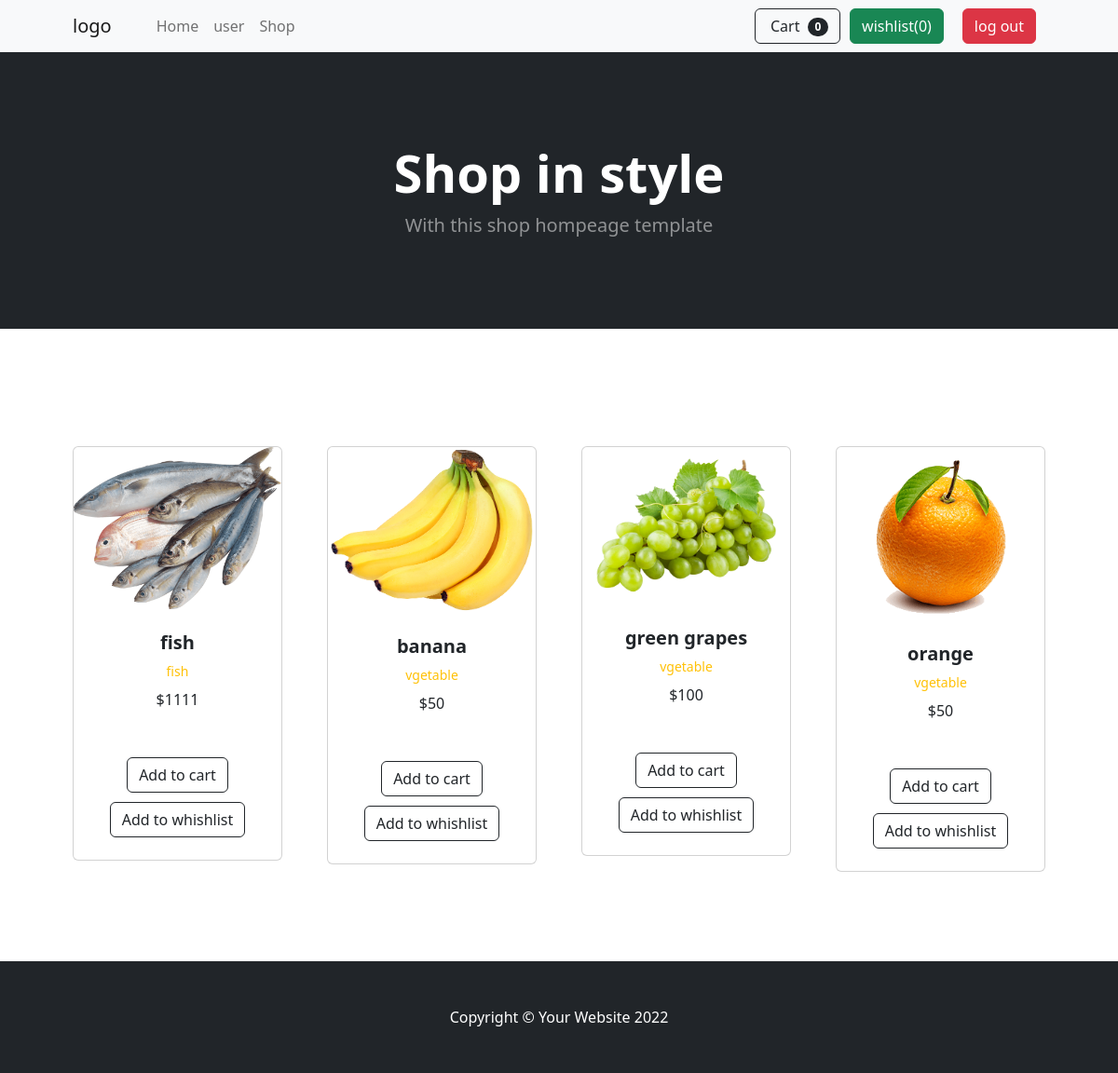
Page /user_section/shops.php (signed in) on the committed database.
### tables this page shows
CREATE TABLE `product` (
  `id` int(100) NOT NULL,
  `name` varchar(100) NOT NULL,
  `category` varchar(100) NOT NULL,
  `details` varchar(500) NOT NULL,
  `price` int(100) NOT NULL,
  `image` varchar(100) NOT NULL
);

### user_section/shops.php (the view, shortened to what this page needs)
<?php
    require_once('../config.php');
    if(!isset($_SESSION['user'])){
        header('location:../index.php');
    }else{
        $id = $_SESSION['user'];
        $select = $db->prepare("SELECT * FROM `users` WHERE id = ?");
        $select->execute([$id]);
        $row = $select->fetch(PDO::FETCH_ASSOC);
        extract($row);
?>
<!DOCTYPE html>
<html lang="en">
    <head>
        <link href="https://cdn.jsdelivr.net/npm/bootstrap@5.2.0-beta1/dist/css/bootstrap.min.css" rel="stylesheet">
        <link href="styles.css" rel="stylesheet" />
    </head>
    <body>
       <?php
       include_once('header.php');
       ?>
        <header class="bg-dark py-5">
            <div class="container px-4 px-lg-5 my-5">
                <div class="text-center text-white">
                    <h1 class="display-4 fw-bolder">Shop in style</h1>
                    <p class="lead fw-normal text-white-50 mb-0">With this shop hompeage template</p>
                </div>
            </div>
        </header>
        <section class="py-5">
            <div class="container px-4 px-lg-5 mt-5">
                <div class="row gx-4 gx-lg-5 row-cols-2 row-cols-md-3 row-cols-xl-4 justify-content-center">
                    <?php
                        $select = $db->prepare("SELECT * FROM `product`");
                        $select->execute();
                        while($row = $select->fetch(PDO::FETCH_ASSOC)){
                    ?>
                    <div class="col mb-5">
                   <form action="" method="post">
                        <div class="card h-100">
                            <img class="card-img-top"  src="../upload_image/<?php echo $row['image']?>" alt="..." />
                            <div class="card-body p-4">
                                <div class="text-center">
                                    <h5 class="fw-bolder"><?php echo $row['name']?></h5>
                                    <div class="d-flex justify-content-center small text-warning mb-2">
                                        <div class="bi-star-fill"><?php echo $row['category']?></div>
                                    </div>
                                   <p name="price"> $<?php echo $row['price']?></p>
                                </div>
                            </div>
                            <div  class="card-footer p-4 pt-0 border-top-0 bg-transparent">
                                <form action="" method="post">
                                    <div class="text-center" style="margin: 10px ;"><button name="add_to_cart" class="btn btn-outline-dark mt-auto" href="#">Add to cart</button></div>
                                    <div class="text-center"><button name="add_to_wishlist" class="btn btn-outline-dark mt-auto" href="#">Add to whishlist</button></div>
                                </form>
                            </div>
                        </div>
                   </form>
                    </div>
                        <?php } ?>
                        </div>
                    </div>
        </section>
        <footer class="py-5 bg-dark">
            <div class="container"><p class="m-0 text-center text-white">Copyright &copy; Your Website 2022</p></div>
        </footer>
    </body>
</html>
<?php } ?>

### user_section/styles.css (style rules this page uses)
section { max-width: 1200px; margin: 0 auto; margin-top: 30px; }

### rows in the picture
product: image (picture), name "fish", category "fish", price "1111"
product: image (picture), name "banana", category "vgetable", price "50"
product: image (picture), name "green grapes", category "vgetable", price "100"
product: image (picture), name "orange", category "vgetable", price "50"

### other values in the picture
$count_cart_items->rowCount() "0"
$count_whishlist_items->rowCount() "0"
